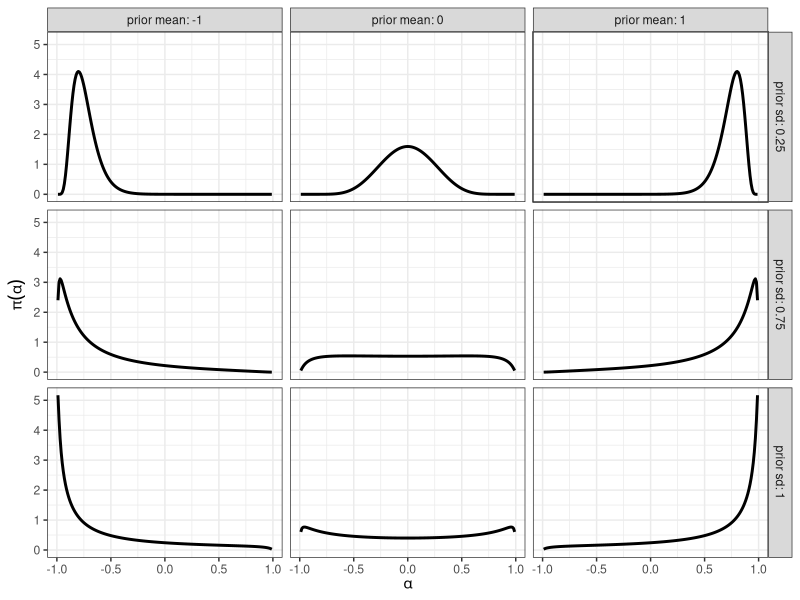

Generate this figure with R:
library(ggplot2)

alpha <- seq(from = -.99, to = .99, len = 201)

normal_tanh <- function(x, mean = 0, sd = 1, log = FALSE) {
  stopifnot(all(abs(x) <= 1))
  theta <- atanh(x)
  lp_theta <- dnorm(theta, mean = mean, sd = sd, log = TRUE) - log1p(- x * x)  
  if (!log) return(exp(lp_theta))
  return(lp_theta)
}

tidyr::expand_grid(alpha = alpha,
                   mean  = c(-1, 0, 1),
                   sd    = c(0.25, 0.75, 1)) |>
  transform(density =
              normal_tanh(alpha, mean = mean, sd = sd)) |>
  dplyr::rename("prior mean" = "mean",
                "prior sd"   = "sd") |>
  ggplot(aes(x = alpha, y = density)) +
  geom_line(lwd = 1) +
  facet_grid(`prior sd` ~ `prior mean`,
             labeller = label_both) +
  labs(x = expression(alpha),
       y = expression(pi(alpha))) +
  theme_bw()
